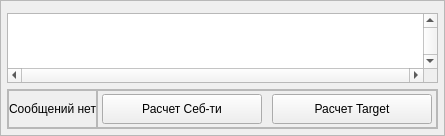
          <widget class="QFrame" name="frame_RightPanel">
           <property name="minimumSize">
            <size>
             <width>0</width>
             <height>0</height>
            </size>
           </property>
           <property name="maximumSize">
            <size>
             <width>16777215</width>
             <height>16777215</height>
            </size>
           </property>
           <property name="styleSheet">
            <string notr="true">#frame_RightPanel {border: 1px solid #f09d54; border-radius: 8px;}</string>
           </property>
           <property name="frameShape">
            <enum>QFrame::Shape::StyledPanel</enum>
           </property>
           <property name="frameShadow">
            <enum>QFrame::Shadow::Raised</enum>
           </property>
           <layout class="QVBoxLayout" name="verticalLayout_right">
            <property name="spacing">
             <number>6</number>
            </property>
            <property name="leftMargin">
             <number>6</number>
            </property>
            <property name="topMargin">
             <number>6</number>
            </property>
            <property name="rightMargin">
             <number>6</number>
            </property>
            <property name="bottomMargin">
             <number>6</number>
            </property>
            <item>
             <widget class="QFrame" name="frame_top_right">
              <property name="frameShape">
               <enum>QFrame::Shape::NoFrame</enum>
              </property>
              <property name="frameShadow">
               <enum>QFrame::Shadow::Plain</enum>
              </property>
              <layout class="QHBoxLayout" name="horizontalLayout_top_right">
               <property name="spacing">
                <number>6</number>
               </property>
               <property name="leftMargin">
                <number>0</number>
               </property>
               <property name="topMargin">
                <number>0</number>
               </property>
               <property name="rightMargin">
                <number>0</number>
               </property>
               <property name="bottomMargin">
                <number>0</number>
               </property>
               <item>
                <widget class="QFrame" name="frame_line_FindProduct_box">
                 <property name="frameShape">
                  <enum>QFrame::Shape::NoFrame</enum>
                 </property>
                 <property name="frameShadow">
                  <enum>QFrame::Shadow::Plain</enum>
                 </property>
                 <layout class="QVBoxLayout" name="verticalLayout_line_FindProduct">
                  <property name="spacing">
                   <number>2</number>
                  </property>
                  <property name="leftMargin">
                   <number>0</number>
                  </property>
                  <property name="topMargin">
                   <number>0</number>
                  </property>
                  <property name="rightMargin">
                   <number>0</number>
                  </property>
                  <property name="bottomMargin">
                   <number>0</number>
                  </property>
                 </layout>
                </widget>
               </item>
               <item>
                <widget class="QFrame" name="frame_cbo_FindBrand_box">
                 <property name="frameShape">
                  <enum>QFrame::Shape::NoFrame</enum>
                 </property>
                 <property name="frameShadow">
                  <enum>QFrame::Shadow::Plain</enum>
                 </property>
                 <layout class="QVBoxLayout" name="verticalLayout_cbo_FindBrand">
                  <property name="spacing">
                   <number>2</number>
                  </property>
                  <property name="leftMargin">
                   <number>0</number>
                  </property>
                  <property name="topMargin">
                   <number>0</number>
                  </property>
                  <property name="rightMargin">
                   <number>0</number>
                  </property>
                  <property name="bottomMargin">
                   <number>0</number>
                  </property>
                 </layout>
                </widget>
               </item>
              </layout>
             </widget>
            </item>
            <item>
             <widget class="QTableWidget" name="table">
              <property name="minimumSize">
               <size>
                <width>0</width>
                <height>0</height>
               </size>
              </property>
              <property name="maximumSize">
               <size>
                <width>16777215</width>
                <height>16777215</height>
               </size>
              </property>
              <property name="font">
               <font>
                <family>Tahoma</family>
                <pointsize>10</pointsize>
                <italic>false</italic>
                <bold>false</bold>
               </font>
              </property>
              <property name="verticalScrollBarPolicy">
               <enum>Qt::ScrollBarPolicy::ScrollBarAlwaysOn</enum>
              </property>
              <property name="horizontalScrollBarPolicy">
               <enum>Qt::ScrollBarPolicy::ScrollBarAlwaysOn</enum>
              </property>
              <property name="sizeAdjustPolicy">
               <enum>QAbstractScrollArea::SizeAdjustPolicy::AdjustToContents</enum>
              </property>
              <property name="selectionMode">
               <enum>QAbstractItemView::SelectionMode::SingleSelection</enum>
              </property>
              <property name="textElideMode">
               <enum>Qt::TextElideMode::ElideMiddle</enum>
              </property>
              <property name="sortingEnabled">
               <bool>true</bool>
              </property>
              <property name="wordWrap">
               <bool>true</bool>
              </property>
              <property name="columnCount">
               <number>0</number>
              </property>
              <attribute name="horizontalHeaderCascadingSectionResizes">
               <bool>true</bool>
              </attribute>
              <attribute name="horizontalHeaderMinimumSectionSize">
               <number>55</number>
              </attribute>
              <attribute name="horizontalHeaderShowSortIndicator" stdset="0">
               <bool>true</bool>
              </attribute>
              <attribute name="horizontalHeaderStretchLastSection">
               <bool>true</bool>
              </attribute>
              <attribute name="verticalHeaderVisible">
               <bool>false</bool>
              </attribute>
              <attribute name="verticalHeaderCascadingSectionResizes">
               <bool>true</bool>
              </attribute>
              <attribute name="verticalHeaderDefaultSectionSize">
               <number>25</number>
              </attribute>
              <attribute name="verticalHeaderHighlightSections">
               <bool>false</bool>
              </attribute>
             </widget>
            </item>
            <item>
             <widget class="QFrame" name="frame">
              <property name="minimumSize">
               <size>
                <width>0</width>
                <height>40</height>
               </size>
              </property>
              <property name="maximumSize">
               <size>
                <width>16777215</width>
                <height>40</height>
               </size>
              </property>
              <property name="frameShape">
               <enum>QFrame::Shape::StyledPanel</enum>
              </property>
              <property name="frameShadow">
               <enum>QFrame::Shadow::Raised</enum>
              </property>
              <layout class="QHBoxLayout" name="horizontalLayout_4">
               <property name="spacing">
                <number>0</number>
               </property>
               <property name="leftMargin">
                <number>0</number>
               </property>
               <property name="topMargin">
                <number>0</number>
               </property>
               <property name="rightMargin">
                <number>0</number>
               </property>
               <property name="bottomMargin">
                <number>0</number>
               </property>
               <item>
                <widget class="QFrame" name="frame_2">
                 <property name="frameShape">
                  <enum>QFrame::Shape::StyledPanel</enum>
                 </property>
                 <property name="frameShadow">
                  <enum>QFrame::Shadow::Raised</enum>
                 </property>
                 <layout class="QHBoxLayout" name="horizontalLayout_3">
                  <property name="spacing">
                   <number>0</number>
                  </property>
                  <property name="leftMargin">
                   <number>0</number>
                  </property>
                  <property name="topMargin">
                   <number>0</number>
                  </property>
                  <property name="rightMargin">
                   <number>0</number>
                  </property>
                  <property name="bottomMargin">
                   <number>0</number>
                  </property>
                  <item>
                   <widget class="QLabel" name="label_msg">
                    <property name="text">
                     <string>Сообщений нет</string>
                    </property>
                   </widget>
                  </item>
                 </layout>
                </widget>
               </item>
               <item>
                <widget class="QFrame" name="frame_3">
                 <property name="minimumSize">
                  <size>
                   <width>340</width>
                   <height>0</height>
                  </size>
                 </property>
                 <property name="maximumSize">
                  <size>
                   <width>340</width>
                   <height>16777215</height>
                  </size>
                 </property>
                 <property name="frameShape">
                  <enum>QFrame::Shape::StyledPanel</enum>
                 </property>
                 <property name="frameShadow">
                  <enum>QFrame::Shadow::Raised</enum>
                 </property>
                 <layout class="QHBoxLayout" name="horizontalLayout_2">
                  <property name="spacing">
                   <number>6</number>
                  </property>
                  <property name="leftMargin">
                   <number>0</number>
                  </property>
                  <property name="topMargin">
                   <number>0</number>
                  </property>
                  <property name="rightMargin">
                   <number>0</number>
                  </property>
                  <property name="bottomMargin">
                   <number>0</number>
                  </property>
                  <item>
                   <widget class="QPushButton" name="btn_CalcCost">
                    <property name="minimumSize">
                     <size>
                      <width>160</width>
                      <height>30</height>
                     </size>
                    </property>
                    <property name="maximumSize">
                     <size>
                      <width>160</width>
                      <height>16777215</height>
                     </size>
                    </property>
                    <property name="text">
                     <string>Расчет Себ-ти</string>
                    </property>
                    <property name="icon">
                     <iconset resource="../resource.qrc">
                      <normaloff>:/icon/icon/hard-drive — копия — копия.svg</normaloff>:/icon/icon/hard-drive — копия — копия.svg</iconset>
                    </property>
                   </widget>
                  </item>
                  <item>
                   <widget class="QPushButton" name="btn_Save">
                    <property name="minimumSize">
                     <size>
                      <width>160</width>
                      <height>30</height>
                     </size>
                    </property>
                    <property name="maximumSize">
                     <size>
                      <width>160</width>
                      <height>16777215</height>
                     </size>
                    </property>
                    <property name="text">
                     <string>Расчет Target</string>
                    </property>
                    <property name="icon">
                     <iconset resource="../resource.qrc">
                      <normaloff>:/icon/icon/save — копия — копия.svg</normaloff>:/icon/icon/save — копия — копия.svg</iconset>
                    </property>
                   </widget>
                  </item>
                 </layout>
                </widget>
               </item>
              </layout>
             </widget>
            </item>
           </layout>
          </widget>
